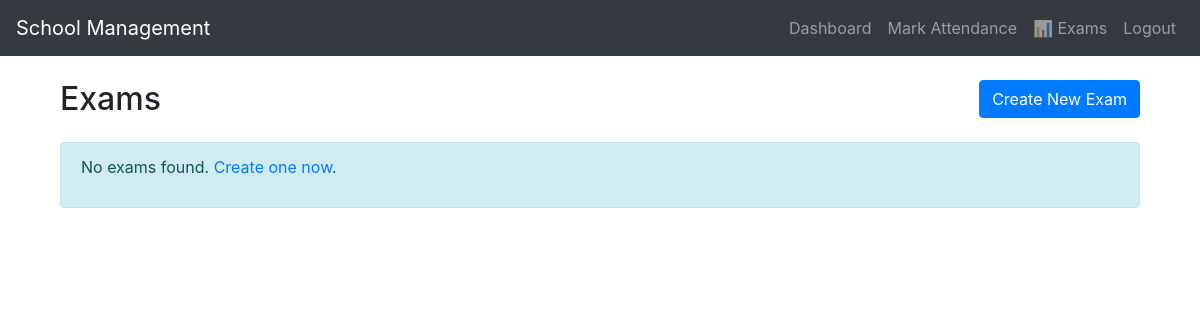
Page /exams (signed in) on the earlier database version.
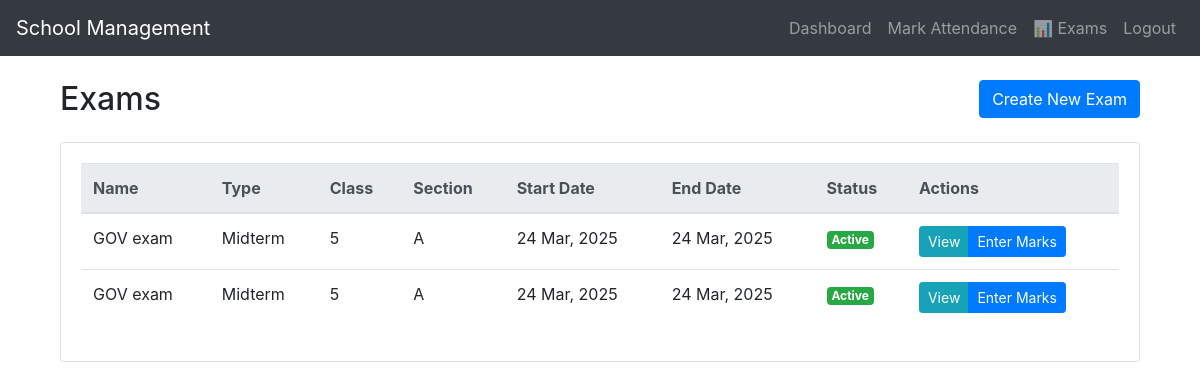
Same page on the later database version.
### dashboard/models.py (models this page shows, shortened)
class Exam(db.Model):
    id = db.Column(db.Integer, primary_key=True)
    class_id = db.Column(db.Integer, db.ForeignKey('class.id'), nullable=False)
    section_id = db.Column(db.Integer, db.ForeignKey('section.id'), nullable=False)
    name = db.Column(db.String(100), nullable=False)
    exam_type = db.Column(db.Enum('Midterm', 'Final', 'Quiz', 'Assignment', name="exam_types"), nullable=False)
    start_date = db.Column(db.Date, nullable=False)
    end_date = db.Column(db.Date, nullable=False)
    is_active = db.Column(db.Boolean, default=True)
    marks = db.relationship('Mark', backref='exam', lazy=True)

class Class(db.Model):
    id = db.Column(db.Integer, primary_key=True)
    school_id = db.Column(db.Integer, db.ForeignKey('school.id'), nullable=False)
    class_name = db.Column(db.String(10), nullable=False)
    sections = db.relationship('Section', backref='class', lazy=True)
    subjects = db.relationship('Subject', backref='class', lazy=True)
    exams = db.relationship('Exam', backref='class', lazy=True)
    students = db.relationship('Student', backref='class', lazy=True)

class Section(db.Model):
    id = db.Column(db.Integer, primary_key=True)
    class_id = db.Column(db.Integer, db.ForeignKey('class.id'), nullable=False)
    section_name = db.Column(db.String(5), nullable=False)
    students = db.relationship('Student', backref='section', lazy=True)
    exams = db.relationship('Exam', backref='section', lazy=True)

### dashboard/views.py (the view)
@app.route('/exams', methods=['GET'])
@login_required
def exams():
    exams = Exam.query.all()
    return render_template('exams/index.html', exams=exams)

### dashboard/__init__.py (called while the page is built)
@login_manager.user_loader
def load_user(user_id):
    user = User.query.get(int(user_id))
    return user

### dashboard/models.py (called while the page is built)
    @property
    def is_authenticated(self):
        return True

### dashboard/templates/exams/index.html (shortened to what this page needs)
{% extends "base.html" %}
{% block content %}
<div class="container-fluid">
    <div class="row mb-3">
        <div class="col-md-6">
            <h2>Exams</h2>
        </div>
        <div class="col-md-6 text-right">
            <a href="{{ url_for('create_exam') }}" class="btn btn-primary">
                 Create New Exam
            </a>
        </div>
    </div>
    {% if exams %}
    <div class="card">
        <div class="card-body">
            <div class="table-responsive">
                <table class="table table-hover">
                    <thead class="thead-light">
                        <tr>
                            <th>Name</th>
                            <th>Type</th>
                            <th>Class</th>
                            <th>Section</th>
                            <th>Start Date</th>
                            <th>End Date</th>
                            <th>Status</th>
                            <th>Actions</th>
                        </tr>
                    </thead>
                    <tbody>
                        {% for exam in exams %}
                        <tr>
                            <td>{{ exam.name }}</td>
                            <td>{{ exam.exam_type }}</td>
                            <td>{{ exam.class.class_name }}</td>
                            <td>{{ exam.section.section_name }}</td>
                            <td>{{ exam.start_date.strftime('%d %b, %Y') }}</td>
                            <td>{{ exam.end_date.strftime('%d %b, %Y') }}</td>
                            <td>
                                {% if exam.is_active %}
                                <span class="badge badge-success">Active</span>
                                {% else %}
                                <span class="badge badge-secondary">Inactive</span>
                                {% endif %}
                            </td>
                            <td>
                                <div class="btn-group">
                                    <a href="{{ url_for('view_exam', exam_id=exam.id) }}" class="btn btn-sm btn-info">
                                         View
                                    </a>
                                    <a href="{{ url_for('enter_marks', exam_id=exam.id) }}" class="btn btn-sm btn-primary">
                                         Enter Marks
                                    </a>
                                </div>
                            </td>
                        </tr>
                        {% endfor %}
                    </tbody>
                </table>
            </div>
        </div>
    </div>
    {% else %}
    <div class="alert alert-info">
        <p>No exams found. <a href="{{ url_for('create_exam') }}">Create one now</a>.</p>
    </div>
    {% endif %}
</div>
{% endblock %}

Differences in the rows shown:
added Exam: name "GOV exam", exam_type "Midterm", class.class_name "5", section.section_name "A", start_date "24 Mar, 2025", end_date "24 Mar, 2025", is_active "Active"
added Exam: name "GOV exam", exam_type "Midterm", class.class_name "5", section.section_name "A", start_date "24 Mar, 2025", end_date "24 Mar, 2025", is_active "Active"
Other differences:
text no longer shown: "No exams found. Create one now ."
text now shown: "Name Type Class Section Start Date End Date Status Actions"
